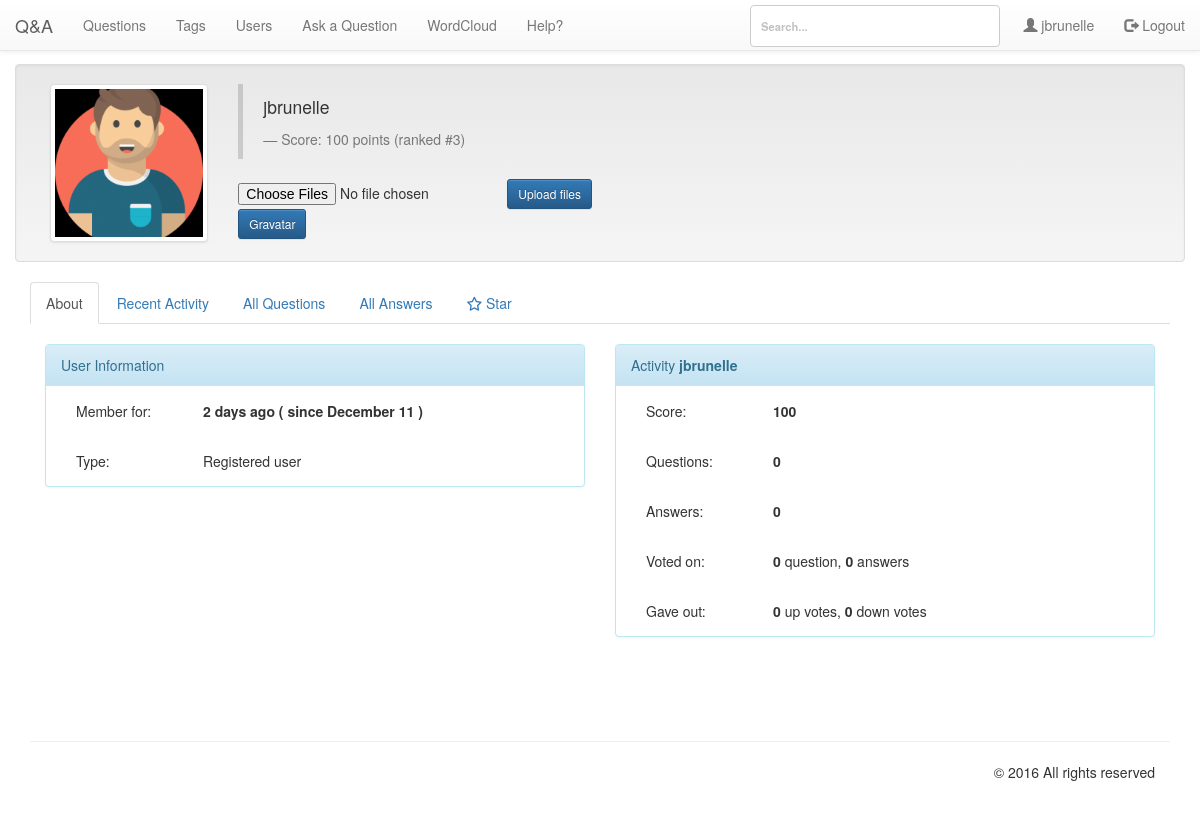
Before: /pages/profile.php (signed in) with the older database file.
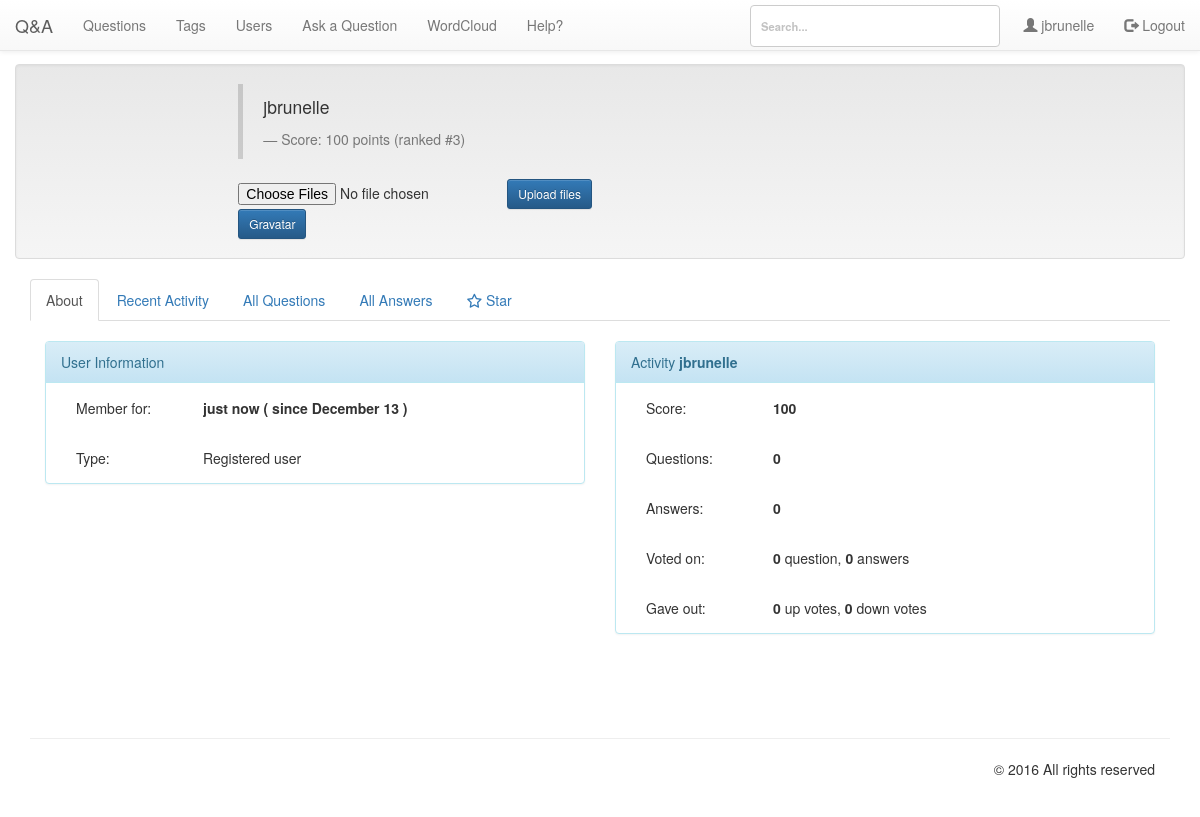
After: the same page with the newer database file.
### tables this page shows
CREATE TABLE `qa_users` (
  `userid` int(10) UNSIGNED NOT NULL,
  `created` datetime NOT NULL,
  `email` varchar(80) NOT NULL,
  `handle` varchar(20) NOT NULL,
  `avatarblobid` bigint(20) UNSIGNED DEFAULT NULL,
  `avatarwidth` smallint(5) UNSIGNED DEFAULT NULL,
  `avatarheight` smallint(5) UNSIGNED DEFAULT NULL,
  `passcheck` text,
  `loggedin` datetime NOT NULL
);

CREATE TABLE `qa_blobs` (
  `blobid` bigint(20) UNSIGNED NOT NULL,
  `filename` varchar(255) DEFAULT NULL,
  `userid` int(10) UNSIGNED NOT NULL,
  `gravatar` tinyint(1) NOT NULL,
  `created` datetime DEFAULT NULL
);

### db/db.php (called while the page is built, shortened)
<?php
class Db {
	protected static $connection;
	public function connect() {
		if(!isset(self::$connection)) {
			self::$connection = new mysqli('localhost','admin','M0n@rch$','cs518');
		}
		return self::$connection;
	}
	public function query($query) {
		$connection = $this -> connect();
		$result = $connection -> query($query);
		return $result;
	}
	public function select($query) {
		$rows = array();
		$result = $this -> query($query);
		while ($row = $result -> fetch_assoc()) {
			$rows[] = $row;
		}
		return $rows;
	}
}

### app/time.php (called while the page is built)
<?php
function time_elapsed_string($datetime, $full = false) {
    $now = new DateTime;
    $ago = new DateTime($datetime);
    $diff = $now->diff($ago);
    $diff->w = floor($diff->d / 7);
    $diff->d -= $diff->w * 7;
    $string = array(
        'y' => 'year',
        'm' => 'month',
        'w' => 'week',
        'd' => 'day',
        'h' => 'hour',
        'i' => 'minute',
        's' => 'second',
    );
    foreach ($string as $k => &$v) {
        if ($diff->$k) {
            $v = $diff->$k . ' ' . $v . ($diff->$k > 1 ? 's' : '');
        } else {
            unset($string[$k]);
        }
    }
    if (!$full) $string = array_slice($string, 0, 1);
    return $string ? implode(', ', $string) . ' ago' : 'just now';
}
?>

### pages/profile.php (the view, shortened to what the changed rows need)
<?php
include ("header.php");
include_once $_SERVER['DOCUMENT_ROOT'].'/db/db.php';
include $_SERVER['DOCUMENT_ROOT'].'/app/time.php';
$config["upload_url"] = '/img/uploads/';
$connection = new Db();
$sql = $connection -> select("SELECT `avatarblobid`,`filename`,`qa_users`.`created`, `gravatar` FROM `qa_users` INNER JOIN `qa_blobs` ON `qa_users`.`avatarblobid` = `qa_blobs`.`blobid` WHERE `qa_users`.`userid`=".$_SESSION['userid'].";");
?>
<div class="container">
    <div class="row clearfix well">
		<div class="col-md-2 column" id="imagediv">
      <?php
        foreach ($sql as $key => $value) {
          $created = $value['created'];
          $gravatar = $value['gravatar'];
          if ($gravatar == 0) {
            echo '<img src="'.$config["upload_url"].$value['filename'].'" class="img-thumbnail" title="'.$_SESSION['name'].'" />';
          } else {
            echo '<img src="'.$value['filename'].'" class="img-thumbnail" title="'.$_SESSION['name'].'" style="width:158px;height:158px;" />';
          }
        }
    ?>
		</div>
	</div>
	<div class="row clearfix">
		<div class="col-md-12 column">
			<div class="tabbable" id="tabs-444468">
				<div class="tab-content">
					<div class="tab-pane active" id="panel-200304">
            <br/>
						 <div class="row">
                			<div class="col-md-12 column">
                        <div class="col-md-6">
                          <div class="panel panel-info">
                            <div class="panel-body">
                            <div class="col-md-6">
                              <strong><?php
                              $dt = new DateTime($created);
                               $dt->format('F d');
                              echo time_elapsed_string($created)." ( since ".$dt->format('F d')." )"; ?> </strong>
                            </div></div>
                          </div>
                        </div>
            				</div>
            			</div>
					</div>
				</div>
			</div>
		</div>
	</div>
</div>
<?php
include 'footer.php';
 ?>

Changed rows visible on the page:
no longer on this page (row edited): qa_users: qa_blobs.filename (picture), created "2 days ago", created "December 11"
Other visible differences:
time_elapsed_string($created): (not shown) → "just now"
$dt->format('F d'): (not shown) → "December 13"
